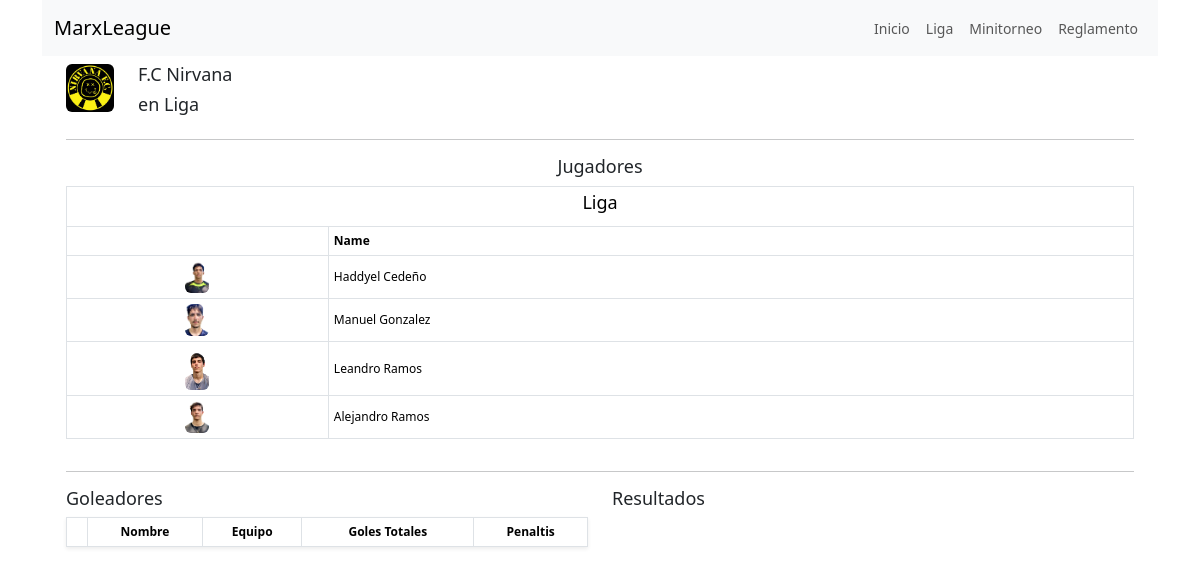
Before: /team-details/liga/nirvana with the older database file.
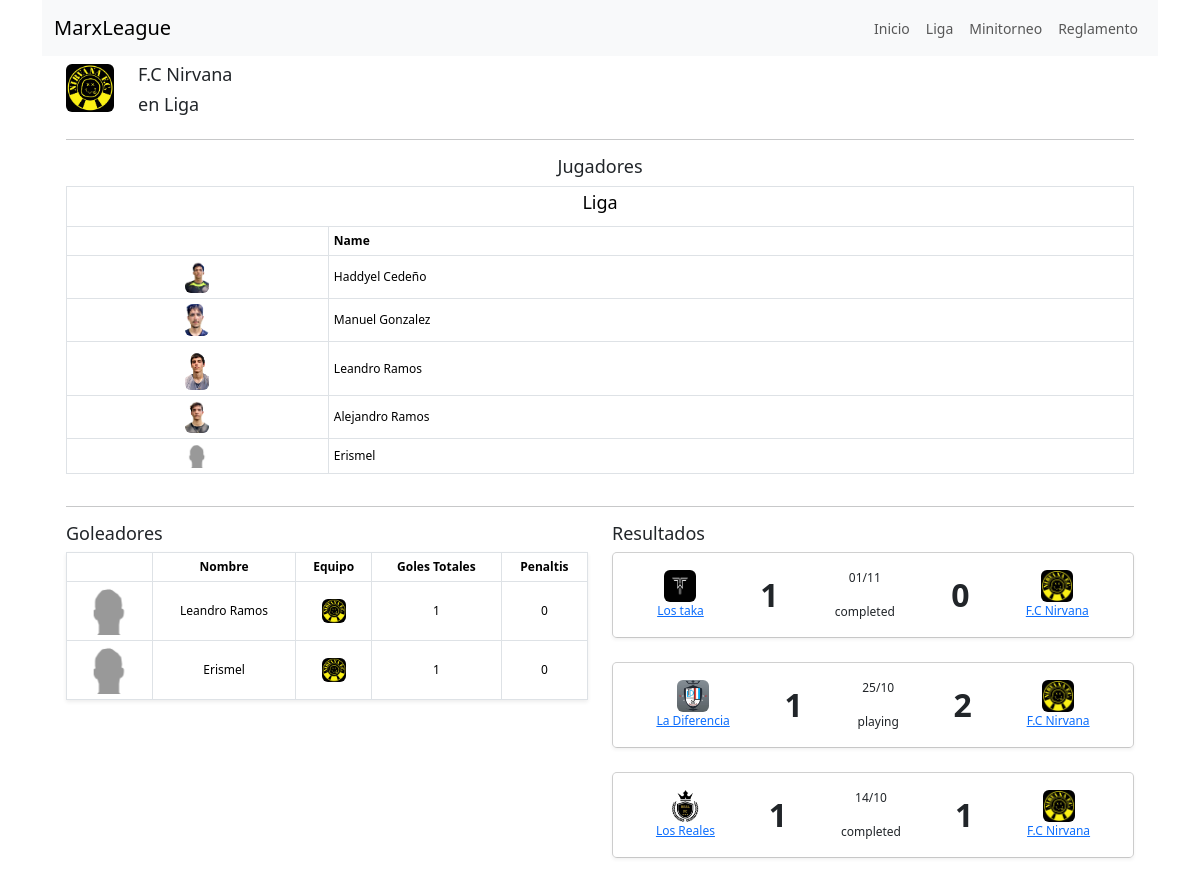
After: the same page with the newer database file.
### futbol/models/player_league_team.py (models this page shows, shortened)
class PlayerLeagueTeam(models.Model):
    player = models.ForeignKey(Player, on_delete=models.CASCADE)
    league = models.ForeignKey(League, on_delete=models.CASCADE)
    team = models.ForeignKey(Team, on_delete=models.CASCADE)
    active = models.BooleanField(default=True)

### futbol/models/player.py (models this page shows, shortened)
class Player(models.Model):
    name = models.CharField(max_length=100, unique=True, default="Nombre")
    grade = models.CharField(max_length=50, null=True, blank=True)
    imagen = models.CharField(max_length=100, null=True, blank=True)
    alias = models.CharField(max_length=50, null=True, blank=True)

### futbol/models/schedule.py (models this page shows, shortened)
class Schedule(models.Model):
    STATUS_CHOICES = [
        ("completed", "Completed"),
        ("scheduled", "Scheduled"),
        ("raining", "Raining"),
        ("playing", "Playing"),
        ("pending", "Pending"),
    ]
    STAGES_CHOICES = [
        ("regular", "Regular"),
        ("octavos", "Octavos"),
        ("cuartos", "Cuartos"),
        ("semifinal", "SemiFinal"),
        ("final", "Final"),
    ]
    league = models.ForeignKey(League, on_delete=models.SET_NULL, null=True)
    vs = models.ForeignKey(
        Team,
        on_delete=models.SET_NULL,
        related_name="vs_schedule",
        null=True,
        blank=True,
    )
    hc = models.ForeignKey(
        Team,
        on_delete=models.SET_NULL,
        related_name="hc_schedule",
        null=True,
        blank=True,
    )
    date = models.DateField(null=True, blank=True)
    vs_goals = models.IntegerField(null=True, blank=True, default=0)
    hc_goals = models.IntegerField(null=True, blank=True, default=0)
    vs_definition_penalties = models.IntegerField(null=True, blank=True, default=0)
    hc_definition_penalties = models.IntegerField(null=True, blank=True, default=0)
    mvp = models.ForeignKey(Player, on_delete=models.SET_NULL, null=True, blank=True)
    status = models.CharField(
        max_length=20, choices=STATUS_CHOICES, default="scheduled"
    )
    stages = models.CharField(max_length=20, choices=STAGES_CHOICES, default="regular")

### futbol/models/team.py (models this page shows)
class Team(models.Model):
    name = models.CharField(max_length=100, unique=True, null=True, blank=True)
    slug = models.SlugField(max_length=100, unique=True, blank=True, null=True)
    grade = models.CharField(max_length=50, null=True, blank=True)
    abbrev = models.CharField(max_length=3, null=True, blank=True)
    imagen = models.CharField(max_length=3, null=True, blank=True)
    def __str__(self):
        return self.name

### futbol/views/pages/team_details_page.py (the view)
# urls.py: path("team-details/<slug:league_slug>/<slug:team_slug>", TeamDetailsPageView.as_view(), name="team_details_page"),
class TeamDetailsPageView(TemplateView):
    template_name = "pages/team_details_page.html"
    def get_context_data(self, **kwargs):
        context = super().get_context_data(**kwargs)
        leagues = League.objects.all()
        team = Team.objects.get(slug=kwargs.get("team_slug"))
        league = League.objects.get(slug=kwargs.get("league_slug"))
        players_leagues_teams = PlayerLeagueTeam.objects.filter(
            team=team, league=league, active=True
        )
        schedules_view = ScheduleView(**kwargs)
        schedules_context = schedules_view.get_context_data(
            request=self.request,
            league_slug=self.kwargs.get("league_slug"),
            team_slug=self.kwargs.get("team_slug"),
        )
        context["schedules"] = render_to_string(
            schedules_view.template_name, schedules_context
        )
        stats_goals_view = StatsGoalsView(**kwargs)
        stats_goals_context = stats_goals_view.get_context_data(
            request=self.request,
            league_slug=self.kwargs.get("league_slug"),
            team_slug=self.kwargs.get("team_slug"),
        )
        stats_goals_view = render_to_string(
            stats_goals_view.template_name, stats_goals_context
        )
        context["stats_goals_view"] = stats_goals_view
        context["team"] = team
        context["players_leagues_teams"] = players_leagues_teams
        context["league"] = league
        context["leagues"] = leagues
        return context

### futbol/templates/views/schedule_view.html (shortened to what this page needs)
{% load static %}
<div class="card-deck">
  {% for schedule in schedules %}
    <div class="card mb-4">
      <div class="card-body shadow-sm">
        <div class="d-flex justify-content-between align-items-center">
          <div class="text-center flex-fill">
            <img style="height: 32px; width: 32px" src="{% static 'futbol/images/logos/' %}{{ schedule.hc.imagen|default:'na' }}.png" class="rounded" alt="Logo" />
            <br />
            <a href="{% url 'team_details_page' league.slug schedule.hc.slug %}">{{ schedule.hc }}</a>
          </div>
          <div class="text-center flex-fill">
            <div class="fw-bold fs-2 text-center">
              {% if schedule.hc_goals is not None  %}
                {{ schedule.hc_goals }}
              {% endif %}
            </div>
          </div>
          <div class="text-center flex-fill">
            <p class="card-text">{{ schedule.date|date:'d/m' }}</p>
            <p class="card-text">{{ schedule.status }}</p>
          </div>
          <div class="flex-fill">
            <div class="fw-bold fs-2 text-center">
              {% if schedule.vs_goals is not None  %}
                {{ schedule.vs_goals }}
              {% endif %}
            </div>
          </div>
          <div class="text-center flex-fill">
            <img style="height: 32px; width: 32px" src="{% static 'futbol/images/logos/' %}{{ schedule.vs.imagen|default:'na' }}.png" class="rounded" alt="Logo" />
            <br />
            <a href="{% url 'team_details_page' league.slug schedule.vs.slug %}">{{ schedule.vs }}</a>
          </div>
        </div>
      </div>
    </div>
  {% endfor %}
</div>

### futbol/templates/views/stats_goals_view.html (shortened to what this page needs)
{% load static %}
<table class="table table-bordered table-condensed shadow-sm">
  <thead>
    <tr>
      <th class="text-center"></th>
      <th class="text-center">Nombre</th>
      <th class="text-center">Equipo</th>
      <th class="text-center">Goles Totales</th>
      <th class="text-center">Penaltis</th>
    </tr>
  </thead>
  <tbody>
    {% for goal in goals %}
      <tr>
        <td class="text-center">
          <img style="height: 48; width: 48px" src="{% static 'futbol/images/players/' %}{{ goal.player__imagen|default:'na' }}.png" class="rounded" alt="Logo" /> <br />
        </td>
        <td class="text-center align-middle">{{ goal.player__name }}</td>
        <td class="text-center align-middle">
          <img style="height: 24; width: 24px" src="{% static 'futbol/images/logos/' %}{{ goal.player__playerleagueteam__team__imagen|default:'na' }}.png" class="rounded" alt="Logo" />
        </td>
        <td class="text-center align-middle">{{ goal.goals }}</td>
        <td class="text-center align-middle">{{ goal.penalties }}</td>
      </tr>
    {% endfor %}
  </tbody>
</table>

### futbol/templates/pages/team_details_page.html (shortened to what this page needs)
{% extends './base.html' %}
{% load static %}
{% block content %}
  <div class="container">
    <div class="row">
      <div class="col-auto">
        <img style="height: 48; width: 48px" src="{% static 'futbol/images/logos/' %}{{ team.imagen|default:'na' }}.png" class="rounded" alt="Logo" />
      </div>
      <div class="col">
        <h1>{{ team.name }}</h1>
        <h1>en {{ league.name }}</h1>
      </div>
    </div>
    <hr />
    <h5 class="text-center">Jugadores</h5>
    <div class="row">
        <div class="col-md">
          <table class="table table-bordered">
            <thead>
              <tr>
                <th class="text-center align-middle"  colspan="2"><h2>{{ league.name }}</h2></th>
              </tr>
              <tr>
                <th scope="col"></th>
                <th scope="col">Name</th>
              </tr>
            </thead>
            <tbody>
              {% for player_league_team in players_leagues_teams %}
                  <tr>
                    <td class="text-center align-middle">
                      <img style="height: 24; width: 24px" src="{% static 'futbol/images/players/' %}{{ player_league_team.player.imagen|default:'na' }}.png" class="rounded" alt="Logo" />
                    </td>
                    <td class="align-middle">{{ player_league_team.player.name }}</td>
                  </tr>
              {% endfor %}
            </tbody>
          </table>
        </div>
    </div>
    <hr />
    <div class="row mt-2">
      <div class="col-md">
        <div class="d-flex justify-content-between">
          <h3 class="mr-auto">Goleadores</h3>
        </div>
        {{ stats_goals_view }}
      </div>
      <div class="col-md">
        <div class="d-flex justify-content-between">
          <h3 class="mr-auto">Resultados</h3>
        </div>
        {{ schedules }}
      </div>
    </div>
  </div>
{% endblock %}

Changed rows visible on the page:
added PlayerLeagueTeam: shows a picture, player.name "Erismel"
now on this page (row unchanged): Player: player__name "Leandro Ramos", goals "1", penalties "0"
added Player: player__name "Erismel", goals "1", penalties "0"
added Schedule: shows a picture, hc "Los taka", hc_goals "1", date "01/11", status "completed", vs_goals "0", vs "F.C Nirvana"
added Schedule: shows a picture, hc "La Diferencia", hc_goals "1", date "25/10", status "playing", vs_goals "2", vs "F.C Nirvana"
added Schedule: shows a picture, hc "Los Reales", hc_goals "1", date "14/10", status "completed", vs_goals "1", vs "F.C Nirvana"
